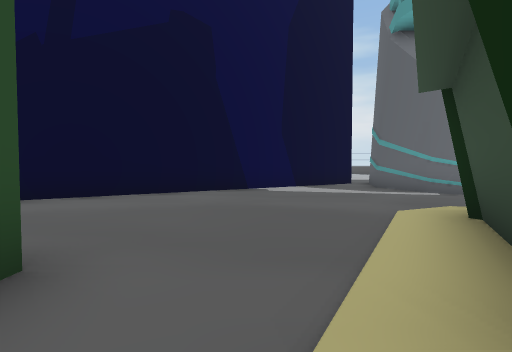
View 1 (above)

22 first-person views from a walk through a 3-D level made in the Unity game engine. The camera is 1.3 m above the floor, tilts 2° down and sees 85° across. The floor is counted in squares, 2 m on a side. Each view is taken from the middle of a square. On the plan, view 1 faces up. The plan holds only what a view shows up to about 9 squares ahead; the rest is blank. The place goes on beyond the plan. The player is left out. Some animated figures are left out.

View 2
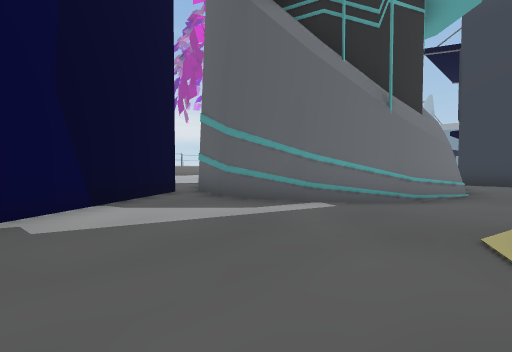

View 3
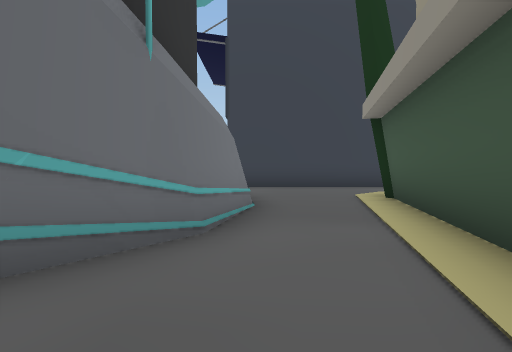

View 4
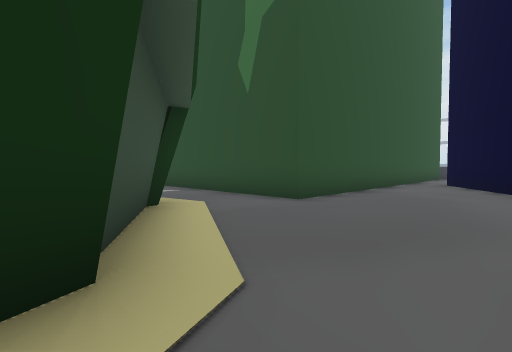

View 5
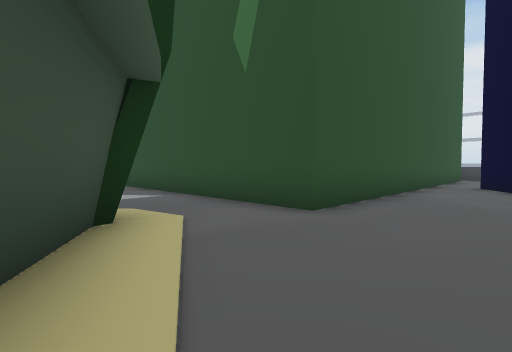

View 6
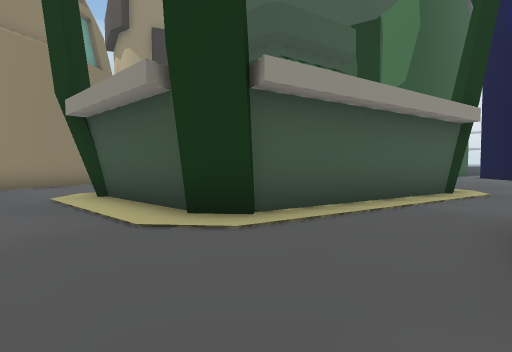

View 7
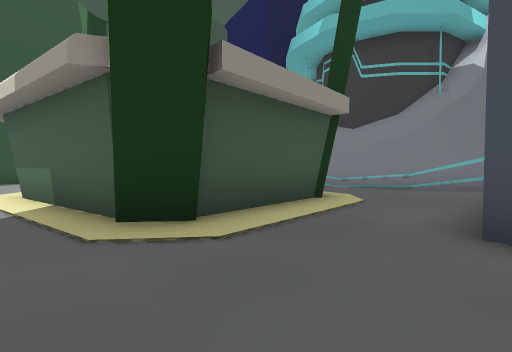

View 8
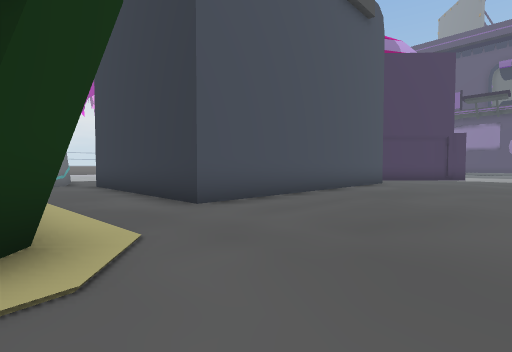

View 9
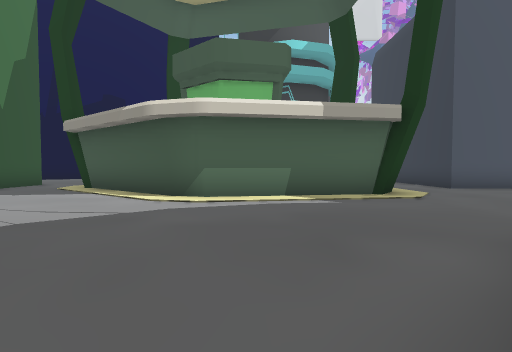

View 10
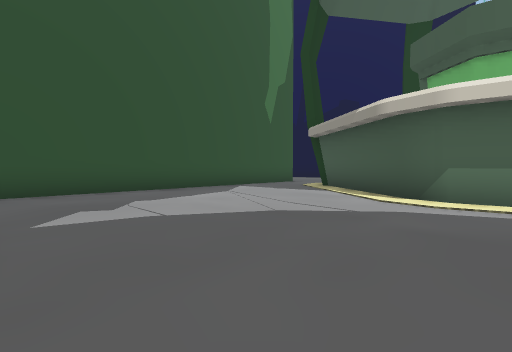

View 11
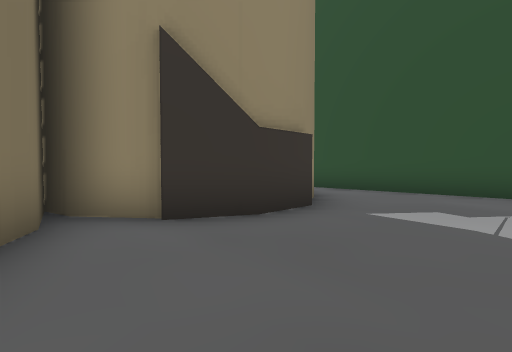

View 12
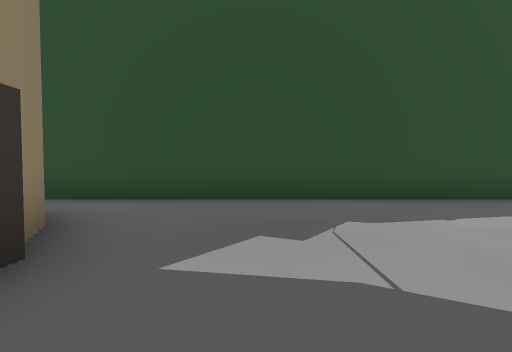

View 13
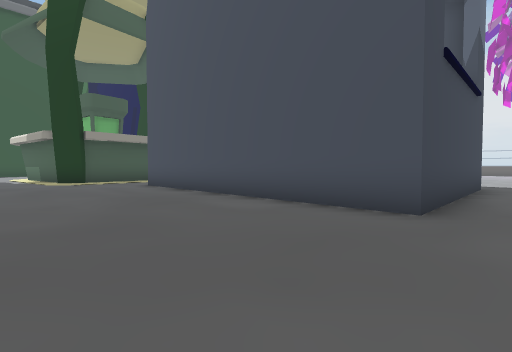

View 14
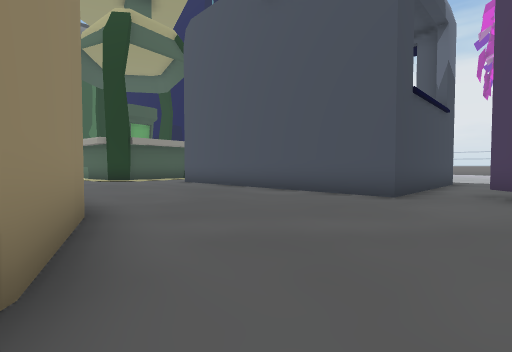

View 15
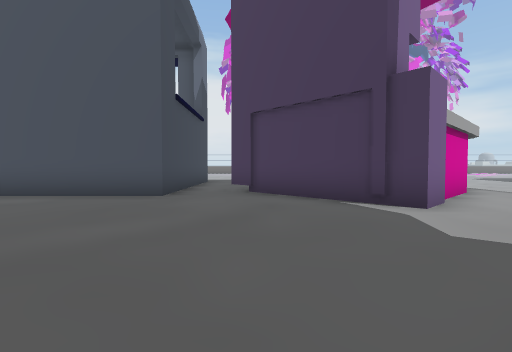

View 16
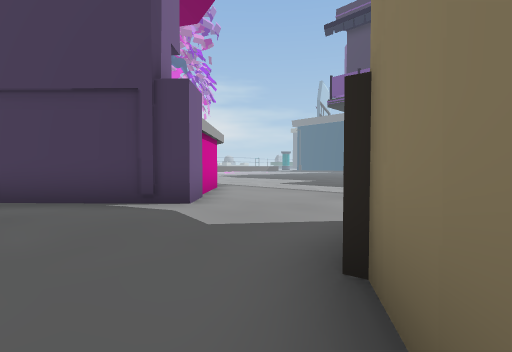

View 17
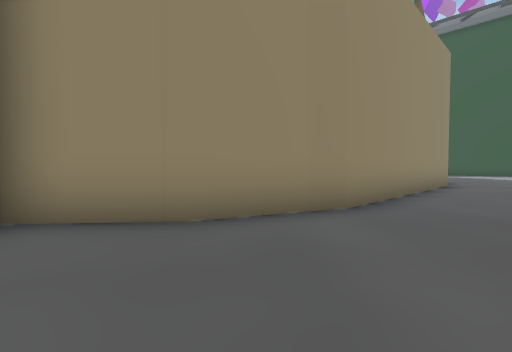

View 18
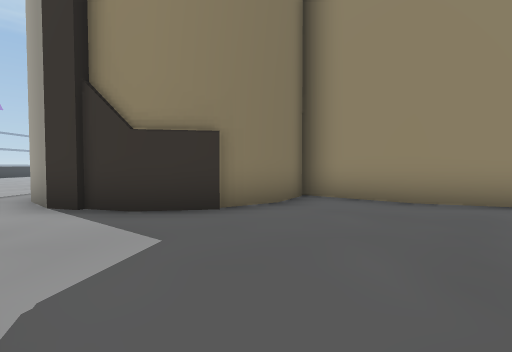

View 19
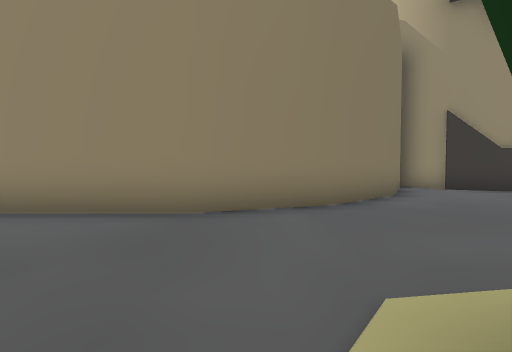

View 20
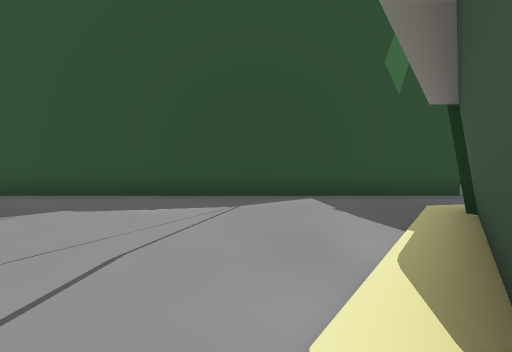

View 21
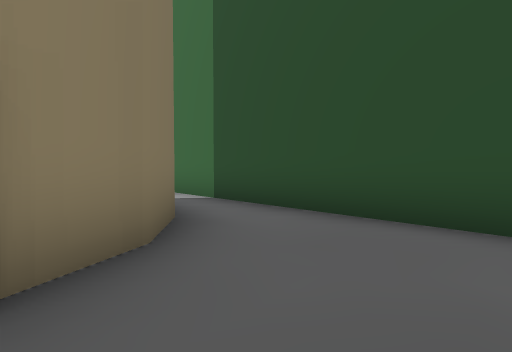

View 22
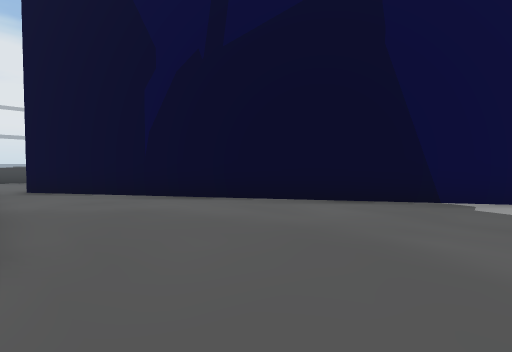

### Floor plan
Points are (right, up) in squares from view 1. A wall is a line through its corners. A room is listed if a view was taken in it or the views show most of it. See-through windows are left out.
Room 1 (views 1, 2, 3, 4, 5, 6, 19, 22)
walls: (2.5, 3.5) (3, 3.7); (3.3, 3.6) (8.5, 2.4); (0.7, 0.8) (1.1, 0.8) (2.6, 3.3); (8.5, 2.5) (9.2, 1.8); (3.6, 10.6) (-8.3, 2.8); (9, 1.8) (9.2, -1.1) (9.5, -1.3); (11, 6.9) (9.5, 5.6) (7.6, 5.2) (5.7, 5.6) (4.3, 6.8) (3.7, 8.6) (4.3, 10.5); (-7.5, 1.7) (-1.5, 1.7) (-1.5, -0.5); (11.7, 0.1) (11.7, 5.9)
ways out: opening at (10.5, -0.5) to room 2; opening at (-0.5, 0.5) to room 3; opening at (-7, 2)
Room 2 (views 7, 13, 14, 15, 16, 17, 18)
walls: (20, 0.1) (11.7, 0.1); (23.5, -5.2) (24.8, -5) (26.2, -5.4); (26.1, -5.2) (26.5, -5.5); (26.6, 0.1) (24.6, -1.8) (21.4, 1.6); (11, -5) (17.9, -5) (20.2, -5.9) (21.9, -7.3) (22.6, -6) (23.6, -5.3); (9.5, -1.3) (8.9, -2)
ways out: opening at (10.5, -0.5) to room 1; opening at (10.5, -3.5) to room 3; opening at (21, 1)
Room 3 (views 8, 9, 10, 11, 12, 20, 21)
walls: (2, -8.6) (3.3, -8.6) (4.5, -9.2); (4.4, -9.3) (5.2, -10.2); (5.6, -9.6) (6.8, -7.5) (8.7, -5.9) (11, -5); (0.2, -10.3) (1, -9.3) (2, -8.8); (-1.5, -0.5) (-1.5, -12.4); (8.9, -2) (8.8, -1.9) (5, -2.5) (4.2, -2.3) (1.1, 0) (0.8, -0.1)
ways out: opening at (-0.5, 0.5) to room 1; opening at (10.5, -3.5) to room 2; opening at (-1, -12)

Where each view was taken, in squares from view 1:
view 1: 0 up, 0 right, facing up
view 2: 4 up, 0 right, facing up-right
view 3: 5 up, 3 right, facing right
view 4: 5 up, 3 right, facing down-left
view 5: 4 up, 2 right, facing down-left
view 6: 5 up, 11 right, facing down-left
view 7: 3 down, 12 right, facing up-left
view 8: 4 down, 9 right, facing up-right
view 9: 8 down, 6 right, facing up
view 10: 8 down, 6 right, facing up-left
view 11: 6 down, 6 right, facing down-left
view 12: 7 down, 4 right, facing left
view 13: 4 down, 21 right, facing up-left
view 14: 6 down, 22 right, facing up-left
view 15: 6 down, 22 right, facing up
view 16: 6 down, 22 right, facing up-right
view 17: 3 down, 22 right, facing down-left
view 18: 1 down, 23 right, facing down
view 19: 1 down, 10 right, facing down
view 20: 3 down, 5 right, facing left
view 21: 7 down, 2 right, facing down-left
view 22: 2 up, 1 right, facing up-left
